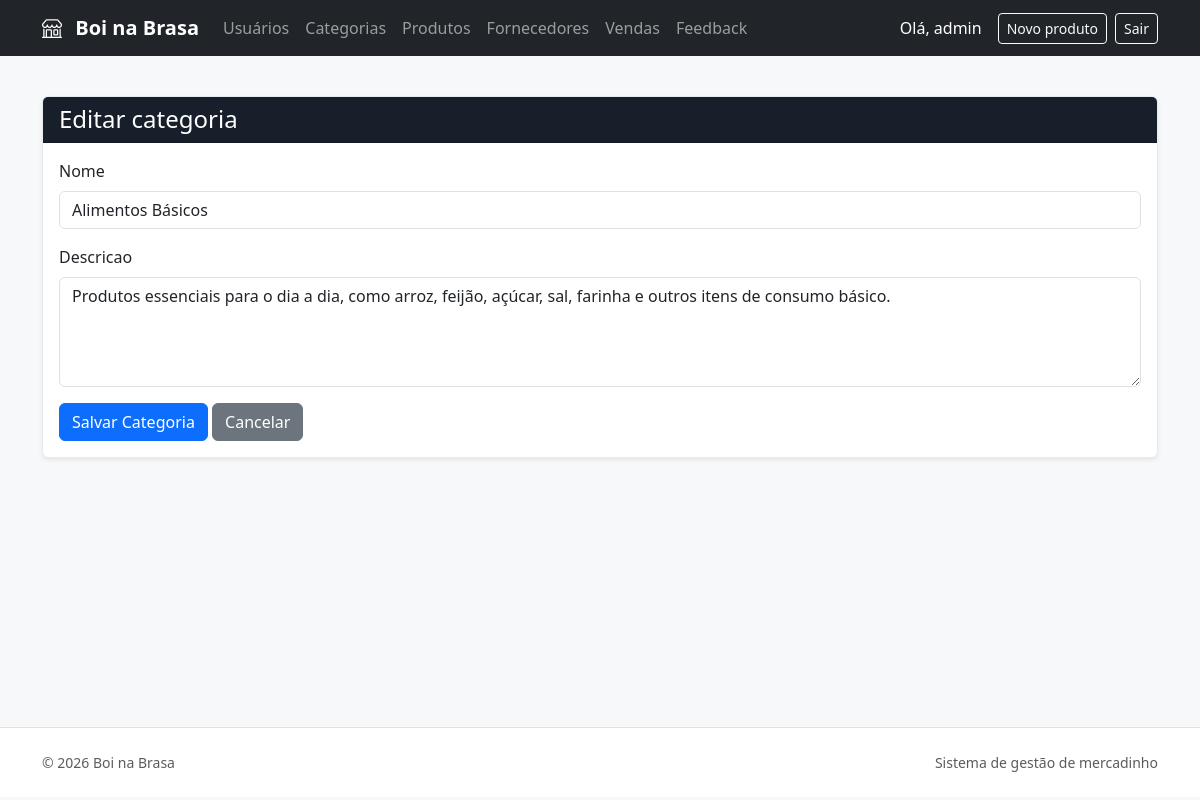
The page /produtos/categorias/1/editar/ (signed in) on the database its author committed.
### produtos/models.py (models this page shows, shortened)
class Categoria(models.Model):
    nome = models.CharField(max_length=100)
    descricao = models.TextField(
        blank=True,
        null=True
    )

### produtos/views.py (the view)
# urls.py: path('categorias/<int:id>/editar/', views.categoria_update, name='categoria_update'),
@login_required
@permission_required(
    'produtos.change_categoria',
    raise_exception=True
)
def categoria_update(request, id):
    categoria = get_object_or_404(
        Categoria,
        id=id
    )
    if request.method == 'POST':
        form = CategoriaForm(
            request.POST,
            instance=categoria
        )
        if form.is_valid():
            form.save()
            messages.success(
                request,
                'Categoria atualizada com sucesso!'
            )
            return redirect(
                'produtos:categoria_detail',
                id=categoria.id
            )
    else:
        form = CategoriaForm(
            instance=categoria
        )
    return render(
        request,
        'produtos/categoria_form.html',
        {
            'form': form,
            'titulo': 'Editar categoria',
            'categoria': categoria,
        }
    )

### produtos/forms.py
class CategoriaForm(forms.ModelForm):
    class Meta:
        model = Categoria
        fields = [
            'nome',
            'descricao',
        ]
        widgets = {
            'nome': forms.TextInput(
                attrs={
                    'class': 'form-control',
                    'placeholder': 'Nome da categoria',
                }
            ),
            'descricao': forms.Textarea(
                attrs={
                    'class': 'form-control',
                    'placeholder': 'Descrição da categoria',
                    'rows': 4,
                }
            ),
        }

### templates/produtos/categoria_form.html (shortened to what this page needs)
{% extends 'base.html' %}
{% block content %}
<div class="card shadow-sm">
    <div class="card-header bg-dark text-white">
        <h1 class="h4 mb-0">{{ titulo }}</h1>
    </div>
    <div class="card-body">
        <form method="POST">
            {% for field in form %}
                <div class="mb-3">
                    <label for="{{ field.id_for_label }}" class="form-label">{{ field.label }}</label>
                    {{ field }}
                </div>
            {% endfor %}
            <button type="submit" class="btn btn-primary">Salvar Categoria</button>
            <a href="{% url 'produtos:categoria_list' %}" class="btn btn-secondary">Cancelar</a>
        </form>
    </div>
</div>
{% endblock %}

### templates/base.html (shortened to what this page needs)
{% load static %}
<!DOCTYPE html>
<html lang="pt-br">
<head>
    <link rel="stylesheet"
          href="{% static 'vendor/bootstrap/css/bootstrap.min.css' %}">
    <link rel="stylesheet"
          href="{% static 'vendor/bootstrap-icons/bootstrap-icons.min.css' %}">
        <link rel="stylesheet"
            href="{% static 'flexbiz/css/site.css' %}">
</head>
<body>
<nav class="navbar navbar-expand-lg bg-dark navbar-dark">
    <div class="container">
        <a class="navbar-brand" href="{% url 'inicio' %}">
            <i class="bi bi-shop me-2"></i>
            Boi na Brasa
        </a>
        <div class="collapse navbar-collapse"
             id="menuPrincipal">
            <ul class="navbar-nav me-auto mb-2 mb-lg-0">
                {% if request.user.is_authenticated %}
                    {% if perms.usuarios.view_usuario %}
                        <li class="nav-item">
                            <a class="nav-link" href="{% url 'usuarios:usuario_list' %}">Usuários</a>
                        </li>
                    {% endif %}
                    {% if perms.produtos.view_categoria %}
                        <li class="nav-item">
                            <a class="nav-link" href="{% url 'produtos:categoria_list' %}">Categorias</a>
                        </li>
                    {% endif %}
                    {% if perms.produtos.view_produto %}
                        <li class="nav-item">
                            <a class="nav-link" href="{% url 'produtos:produto_list' %}">Produtos</a>
                        </li>
                    {% endif %}
                    {% if perms.fornecedores.view_fornecedor %}
                        <li class="nav-item">
                            <a class="nav-link" href="{% url 'fornecedores:fornecedor_list' %}">Fornecedores</a>
                        </li>
                    {% endif %}
                    {% if perms.vendas.view_venda %}
                        <li class="nav-item">
                            <a class="nav-link" href="{% url 'vendas:venda_list' %}">Vendas</a>
                        </li>
                    {% endif %}
                    <li class="nav-item">
                        <a class="nav-link" href="{% url 'feedback:feedback_list' %}">Feedback</a>
                    </li>
                {% endif %}
            </ul>
            {% if user.is_authenticated %}
                <span class="navbar-text text-white me-3">
                    Olá, {{ user.username }}
                </span>
                {% if perms.produtos.add_produto %}
                    <a href="{% url 'produtos:produto_create' %}" class="btn btn-outline-light btn-sm me-2">
                        Novo produto
                    </a>
                {% endif %}
                <form method="POST"
                      action="{% url 'logout' %}">
                    <button type="submit"
                            class="btn btn-outline-light btn-sm">
                        Sair
                    </button>
                </form>
            {% else %}
                <a href="{% url 'login' %}"
                   class="btn btn-outline-light btn-sm">
                    Entrar
                </a>
            {% endif %}
        </div>
    </div>
</nav>
<main class="container py-4 app-main">
    {% block content %}
    {% endblock %}
</main>
<footer class="app-footer border-top">
    <div class="container d-flex flex-wrap justify-content-between gap-2 py-4 text-muted small">
        <span>&copy; {% now "Y" %} Boi na Brasa</span>
        <span>Sistema de gestão de mercadinho</span>
    </div>
</footer>
</body>
</html>

### static/flexbiz/css/site.css (style rules this page uses)
:root { --flexbiz-ink: #17202a; --flexbiz-muted: #65717d; --flexbiz-primary: #e8752b; --flexbiz-surface: #f7f8fa; }
body { color: var(--flexbiz-ink); font-family: "Segoe UI", sans-serif; background: #f7f8fa; }
.app-main { min-height: calc(100vh - 145px); }
.app-footer { background: #fff; }
.navbar-brand { font-weight: 700; }
.card { border-color: #e7eaee; }
.card-header.bg-dark { background: var(--flexbiz-ink) !important; }

### rows shown on the page
Categoria: form "Alimentos Básicos" "Produtos essenciais para o dia a dia, como arroz, feijão, açúcar, sal, farinha e outros itens de consumo básico."

### other values the page prints
{{ user.username }} "admin"
{{ titulo }} "Editar categoria"
{{ field.label }} "Nome" "Descricao"
